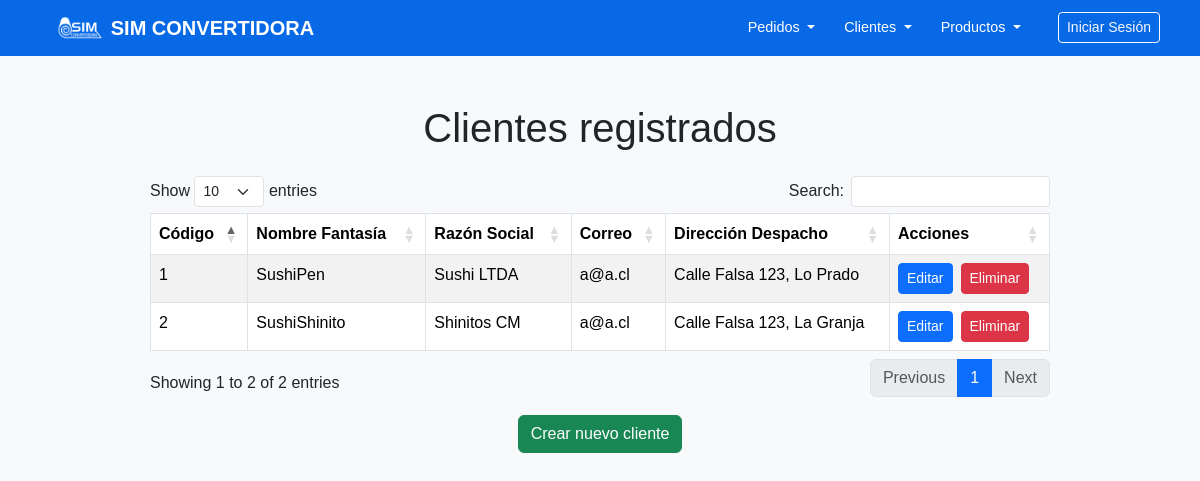
The page /clientes/listar/ on the database as committed earlier.
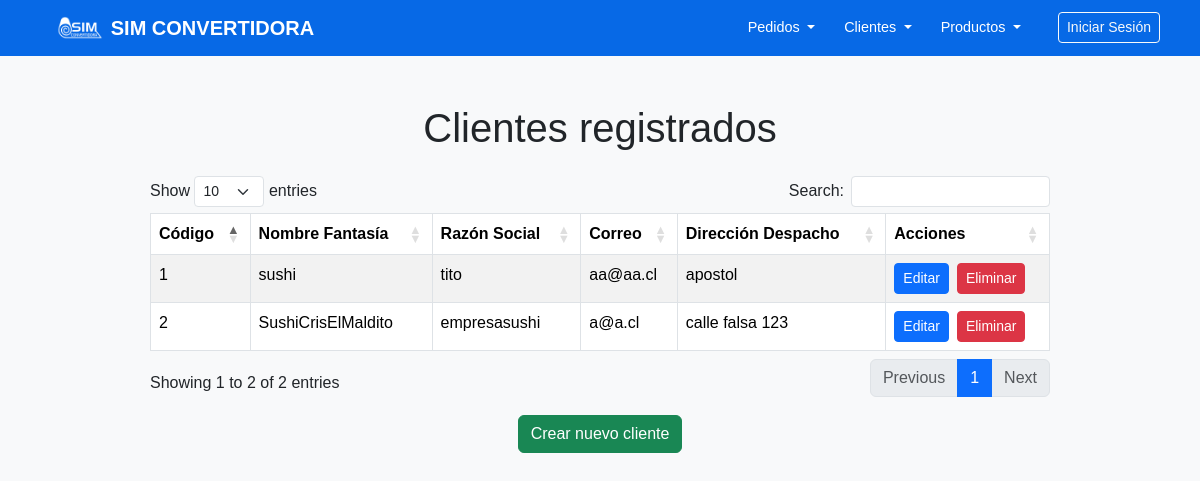
The same page on the database as committed later.
### clientes/models.py (models this page shows, shortened)
class Cliente(models.Model):
    cod_cliente = models.AutoField(primary_key=True)
    nombre_fantasia = models.CharField(max_length=100)
    razon_social = models.CharField(max_length=100, unique=True)
    correo = models.EmailField()
    direccion_despacho = models.CharField(max_length=200)

### clientes/views.py (the view)
# urls.py: path('listar/', consultar_clientes, name='consultar_clientes'),
def consultar_clientes(request):
    clientes = Cliente.objects.all()
    return render(request, 'clientes/consultar_clientes.html', {'clientes': clientes})

### templates/clientes/consultar_clientes.html (shortened to what this page needs)
<!DOCTYPE html>
<html lang="es">
<head>
    <link href="https://cdn.jsdelivr.net/npm/bootstrap@5.3.0/dist/css/bootstrap.min.css" rel="stylesheet">
    <link rel="stylesheet" href="https://cdn.datatables.net/1.13.5/css/dataTables.bootstrap5.min.css">
</head>
<body>
    <header>
        {% include 'navegacion/nav.html' %}
    </header>
    <div class="container py-5 d-flex justify-content-center">
        <div style="width: 90%; max-width: 900px;">
            <h1 class="text-center mb-4">Clientes registrados</h1>
            <table id="tabla-clientes" class="table table-striped table-bordered">
                <thead>
                    <tr>
                        <th>Código</th>
                        <th>Nombre Fantasía</th>
                        <th>Razón Social</th>
                        <th>Correo</th>
                        <th>Dirección Despacho</th>
                        <th>Acciones</th>
                    </tr>
                </thead>
                <tbody>
                {% for cliente in clientes %}
                    <tr>
                        <td>{{ cliente.cod_cliente }}</td>
                        <td>{{ cliente.nombre_fantasia }}</td>
                        <td>{{ cliente.razon_social }}</td>
                        <td>{{ cliente.correo }}</td>
                        <td>{{ cliente.direccion_despacho }}</td>
                        <td>
                            <div class="d-flex gap-2">
                                <a href="{% url 'editar_cliente' cliente.cod_cliente %}" class="btn btn-primary btn-sm">Editar</a>
                                <form method="post" action="{% url 'eliminar_cliente' cliente.cod_cliente %}" onsubmit="return confirm('¿Estás seguro de eliminar este cliente?');" style="margin: 0;">
                                <button type="submit" class="btn btn-danger btn-sm">Eliminar</button>
                                </form>
                            </div>
                        </td>
                    </tr>
                {% empty %}
                    <tr>
                        <td colspan="7">No hay clientes registrados.</td>
                    </tr>
                {% endfor %}
                </tbody>
            </table>
            <div class="text-center mt-3">
                <a href="{% url 'crear_cliente' %}" class="btn btn-success">Crear nuevo cliente</a>
            </div>
        </div>
    </div>
</body>
</html>

Rows that differ between the two databases and show on the page:
changed Cliente id 1: nombre_fantasia "SushiPen" → "sushi"; razon_social "Sushi LTDA" → "tito"; correo "a@a.cl" → "aa@aa.cl"; direccion_despacho "Calle Falsa 123, Lo Prado" → "apostol"
changed Cliente "a@a.cl": nombre_fantasia "SushiShinito" → "SushiCrisElMaldito"; razon_social "Shinitos CM" → "empresasushi"; direccion_despacho "Calle Falsa 123, La Granja" → "calle falsa 123"
